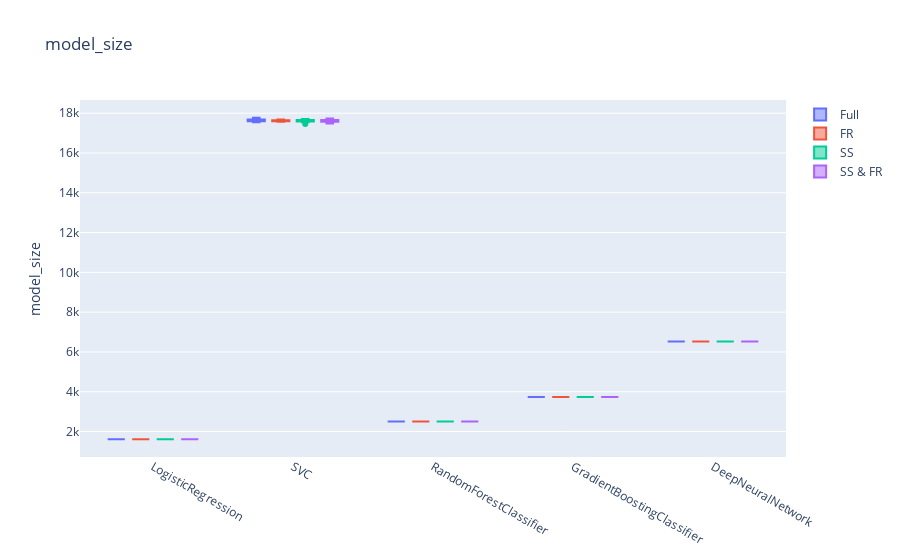

Notebook code cell kept with this figure:
### Code cell
make_plots('model_size')

### Figure 1 — Plotly figure (JSON) as saved in the notebook; plotly's stock layout.template omitted (floating-point values rounded to 4 significant figures)
{"data": [{"name": "Full", "type": "box", "x": ["LogisticRegression", "LogisticRegression", "LogisticRegression", "LogisticRegression", "LogisticRegression", "LogisticRegression", "LogisticRegression", "LogisticRegression", "LogisticRegression", "LogisticRegression", "LogisticRegression", "LogisticRegression", "LogisticRegression", "LogisticRegression", "LogisticRegression", "LogisticRegression", "LogisticRegression", "LogisticRegression", "LogisticRegression", "LogisticRegression", "SVC", "SVC", "SVC", "SVC", "SVC", "SVC", "SVC", "SVC", "SVC", "SVC", "SVC", "SVC", "SVC", "SVC", "SVC", "SVC", "SVC", "SVC", "SVC", "SVC", "RandomForestClassifier", "RandomForestClassifier", "RandomForestClassifier", "RandomForestClassifier", "RandomForestClassifier", "RandomForestClassifier", "RandomForestClassifier", "RandomForestClassifier", "RandomForestClassifier", "RandomForestClassifier", "RandomForestClassifier", "RandomForestClassifier", "RandomForestClassifier", "RandomForestClassifier", "RandomForestClassifier", "RandomForestClassifier", "RandomForestClassifier", "RandomForestClassifier", "RandomForestClassifier", "RandomForestClassifier", "GradientBoostingClassifier", "GradientBoostingClassifier", "GradientBoostingClassifier", "GradientBoostingClassifier", "GradientBoostingClassifier", "GradientBoostingClassifier", "GradientBoostingClassifier", "GradientBoostingClassifier", "GradientBoostingClassifier", "GradientBoostingClassifier", "GradientBoostingClassifier", "GradientBoostingClassifier", "GradientBoostingClassifier", "GradientBoostingClassifier", "GradientBoostingClassifier", "GradientBoostingClassifier", "GradientBoostingClassifier", "GradientBoostingClassifier", "GradientBoostingClassifier", "GradientBoostingClassifier", "DeepNeuralNetwork", "DeepNeuralNetwork", "DeepNeuralNetwork", "DeepNeuralNetwork", "DeepNeuralNetwork", "DeepNeuralNetwork", "DeepNeuralNetwork", "DeepNeuralNetwork", "DeepNeuralNetwork", "DeepNeuralNetwork", "DeepNeuralNetwork", "DeepNeuralNetwork", "DeepNeuralNetwork", "DeepNeuralNetwork", "DeepNeuralNetwork", "DeepNeuralNetwork", "DeepNeuralNetwork", "DeepNeuralNetwork", "DeepNeuralNetwork", "DeepNeuralNetwork"], "y": [1617, 1617, 1617, 1617, 1617, 1617, 1617, 1617, 1617, 1617, 1617, 1617, 1617, 1617, 1617, 1617, 1617, 1617, 1617, 1617, 17598, 17682, 17598, 17570, 17654, 17654, 17682, 17598, 17682, 17598, 17626, 17654, 17598, 17766, 17626, 17542, 17710, 17682, 17710, 17542, 2508, 2508, 2508, 2508, 2508, 2508, 2508, 2508, 2508, 2508, 2508, 2508, 2508, 2508, 2508, 2508, 2508, 2508, 2508, 2508, 3733, 3733, 3733, 3733, 3733, 3733, 3733, 3733, 3733, 3733, 3733, 3733, 3733, 3733, 3733, 3733, 3733, 3733, 3733, 3733, 6521, 6521, 6521, 6521, 6521, 6521, 6521, 6521, 6521, 6521, 6521, 6521, 6521, 6521, 6521, 6521, 6521, 6521, 6521, 6521]}, {"name": "FR", "type": "box", "x": ["LogisticRegression", "LogisticRegression", "LogisticRegression", "LogisticRegression", "LogisticRegression", "LogisticRegression", "LogisticRegression", "LogisticRegression", "LogisticRegression", "LogisticRegression", "LogisticRegression", "LogisticRegression", "LogisticRegression", "LogisticRegression", "LogisticRegression", "LogisticRegression", "LogisticRegression", "LogisticRegression", "LogisticRegression", "LogisticRegression", "SVC", "SVC", "SVC", "SVC", "SVC", "SVC", "SVC", "SVC", "SVC", "SVC", "SVC", "SVC", "SVC", "SVC", "SVC", "SVC", "SVC", "SVC", "SVC", "SVC", "RandomForestClassifier", "RandomForestClassifier", "RandomForestClassifier", "RandomForestClassifier", "RandomForestClassifier", "RandomForestClassifier", "RandomForestClassifier", "RandomForestClassifier", "RandomForestClassifier", "RandomForestClassifier", "RandomForestClassifier", "RandomForestClassifier", "RandomForestClassifier", "RandomForestClassifier", "RandomForestClassifier", "RandomForestClassifier", "RandomForestClassifier", "RandomForestClassifier", "RandomForestClassifier", "RandomForestClassifier", "GradientBoostingClassifier", "GradientBoostingClassifier", "GradientBoostingClassifier", "GradientBoostingClassifier", "GradientBoostingClassifier", "GradientBoostingClassifier", "GradientBoostingClassifier", "GradientBoostingClassifier", "GradientBoostingClassifier", "GradientBoostingClassifier", "GradientBoostingClassifier", "GradientBoostingClassifier", "GradientBoostingClassifier", "GradientBoostingClassifier", "GradientBoostingClassifier", "GradientBoostingClassifier", "GradientBoostingClassifier", "GradientBoostingClassifier", "GradientBoostingClassifier", "GradientBoostingClassifier", "DeepNeuralNetwork", "DeepNeuralNetwork", "DeepNeuralNetwork", "DeepNeuralNetwork", "DeepNeuralNetwork", "DeepNeuralNetwork", "DeepNeuralNetwork", "DeepNeuralNetwork", "DeepNeuralNetwork", "DeepNeuralNetwork", "DeepNeuralNetwork", "DeepNeuralNetwork", "DeepNeuralNetwork", "DeepNeuralNetwork", "DeepNeuralNetwork", "DeepNeuralNetwork", "DeepNeuralNetwork", "DeepNeuralNetwork", "DeepNeuralNetwork", "DeepNeuralNetwork"], "y": [1617, 1617, 1617, 1617, 1617, 1617, 1617, 1617, 1617, 1617, 1617, 1617, 1617, 1617, 1617, 1617, 1617, 1617, 1617, 1617, 17598, 17626, 17626, 17598, 17598, 17570, 17598, 17598, 17682, 17626, 17598, 17654, 17598, 17654, 17654, 17598, 17626, 17682, 17626, 17626, 2508, 2508, 2508, 2508, 2508, 2508, 2508, 2508, 2508, 2508, 2508, 2508, 2508, 2508, 2508, 2508, 2508, 2508, 2508, 2508, 3733, 3733, 3733, 3733, 3733, 3733, 3733, 3733, 3733, 3733, 3733, 3733, 3733, 3733, 3733, 3733, 3733, 3733, 3733, 3733, 6522, 6522, 6522, 6522, 6522, 6522, 6522, 6522, 6522, 6522, 6522, 6522, 6522, 6522, 6522, 6522, 6522, 6522, 6522, 6522]}, {"name": "SS", "type": "box", "x": ["LogisticRegression", "LogisticRegression", "LogisticRegression", "LogisticRegression", "LogisticRegression", "LogisticRegression", "LogisticRegression", "LogisticRegression", "LogisticRegression", "LogisticRegression", "LogisticRegression", "LogisticRegression", "LogisticRegression", "LogisticRegression", "LogisticRegression", "LogisticRegression", "LogisticRegression", "LogisticRegression", "LogisticRegression", "LogisticRegression", "SVC", "SVC", "SVC", "SVC", "SVC", "SVC", "SVC", "SVC", "SVC", "SVC", "SVC", "SVC", "SVC", "SVC", "SVC", "SVC", "SVC", "SVC", "SVC", "SVC", "RandomForestClassifier", "RandomForestClassifier", "RandomForestClassifier", "RandomForestClassifier", "RandomForestClassifier", "RandomForestClassifier", "RandomForestClassifier", "RandomForestClassifier", "RandomForestClassifier", "RandomForestClassifier", "RandomForestClassifier", "RandomForestClassifier", "RandomForestClassifier", "RandomForestClassifier", "RandomForestClassifier", "RandomForestClassifier", "RandomForestClassifier", "RandomForestClassifier", "RandomForestClassifier", "RandomForestClassifier", "GradientBoostingClassifier", "GradientBoostingClassifier", "GradientBoostingClassifier", "GradientBoostingClassifier", "GradientBoostingClassifier", "GradientBoostingClassifier", "GradientBoostingClassifier", "GradientBoostingClassifier", "GradientBoostingClassifier", "GradientBoostingClassifier", "GradientBoostingClassifier", "GradientBoostingClassifier", "GradientBoostingClassifier", "GradientBoostingClassifier", "GradientBoostingClassifier", "GradientBoostingClassifier", "GradientBoostingClassifier", "GradientBoostingClassifier", "GradientBoostingClassifier", "GradientBoostingClassifier", "DeepNeuralNetwork", "DeepNeuralNetwork", "DeepNeuralNetwork", "DeepNeuralNetwork", "DeepNeuralNetwork", "DeepNeuralNetwork", "DeepNeuralNetwork", "DeepNeuralNetwork", "DeepNeuralNetwork", "DeepNeuralNetwork", "DeepNeuralNetwork", "DeepNeuralNetwork", "DeepNeuralNetwork", "DeepNeuralNetwork", "DeepNeuralNetwork", "DeepNeuralNetwork", "DeepNeuralNetwork", "DeepNeuralNetwork", "DeepNeuralNetwork", "DeepNeuralNetwork"], "y": [1617, 1617, 1617, 1617, 1617, 1617, 1617, 1617, 1617, 1617, 1617, 1617, 1617, 1617, 1617, 1617, 1617, 1617, 1617, 1617, 17598, 17570, 17710, 17458, 17626, 17598, 17654, 17598, 17626, 17542, 17598, 17570, 17654, 17570, 17710, 17626, 17654, 17654, 17598, 17598, 2508, 2508, 2508, 2508, 2508, 2508, 2508, 2508, 2508, 2508, 2508, 2508, 2508, 2508, 2508, 2508, 2508, 2508, 2508, 2508, 3733, 3733, 3733, 3733, 3733, 3733, 3733, 3733, 3733, 3733, 3733, 3733, 3733, 3733, 3733, 3733, 3733, 3733, 3733, 3733, 6522, 6522, 6522, 6522, 6522, 6522, 6522, 6522, 6522, 6522, 6522, 6522, 6522, 6522, 6522, 6522, 6522, 6522, 6522, 6522]}, {"name": "SS & FR", "type": "box", "x": ["LogisticRegression", "LogisticRegression", "LogisticRegression", "LogisticRegression", "LogisticRegression", "LogisticRegression", "LogisticRegression", "LogisticRegression", "LogisticRegression", "LogisticRegression", "LogisticRegression", "LogisticRegression", "LogisticRegression", "LogisticRegression", "LogisticRegression", "LogisticRegression", "LogisticRegression", "LogisticRegression", "LogisticRegression", "LogisticRegression", "SVC", "SVC", "SVC", "SVC", "SVC", "SVC", "SVC", "SVC", "SVC", "SVC", "SVC", "SVC", "SVC", "SVC", "SVC", "SVC", "SVC", "SVC", "SVC", "SVC", "RandomForestClassifier", "RandomForestClassifier", "RandomForestClassifier", "RandomForestClassifier", "RandomForestClassifier", "RandomForestClassifier", "RandomForestClassifier", "RandomForestClassifier", "RandomForestClassifier", "RandomForestClassifier", "RandomForestClassifier", "RandomForestClassifier", "RandomForestClassifier", "RandomForestClassifier", "RandomForestClassifier", "RandomForestClassifier", "RandomForestClassifier", "RandomForestClassifier", "RandomForestClassifier", "RandomForestClassifier", "GradientBoostingClassifier", "GradientBoostingClassifier", "GradientBoostingClassifier", "GradientBoostingClassifier", "GradientBoostingClassifier", "GradientBoostingClassifier", "GradientBoostingClassifier", "GradientBoostingClassifier", "GradientBoostingClassifier", "GradientBoostingClassifier", "GradientBoostingClassifier", "GradientBoostingClassifier", "GradientBoostingClassifier", "GradientBoostingClassifier", "GradientBoostingClassifier", "GradientBoostingClassifier", "GradientBoostingClassifier", "GradientBoostingClassifier", "GradientBoostingClassifier", "GradientBoostingClassifier", "DeepNeuralNetwork", "DeepNeuralNetwork", "DeepNeuralNetwork", "DeepNeuralNetwork", "DeepNeuralNetwork", "DeepNeuralNetwork", "DeepNeuralNetwork", "DeepNeuralNetwork", "DeepNeuralNetwork", "DeepNeuralNetwork", "DeepNeuralNetwork", "DeepNeuralNetwork", "DeepNeuralNetwork", "DeepNeuralNetwork", "DeepNeuralNetwork", "DeepNeuralNetwork", "DeepNeuralNetwork", "DeepNeuralNetwork", "DeepNeuralNetwork", "DeepNeuralNetwork"], "y": [1617, 1617, 1617, 1617, 1617, 1617, 1617, 1617, 1617, 1617, 1617, 1617, 1617, 1617, 1617, 1617, 1617, 1617, 1617, 1617, 17654, 17570, 17654, 17486, 17654, 17626, 17570, 17654, 17542, 17542, 17626, 17654, 17570, 17682, 17570, 17598, 17598, 17598, 17738, 17682, 2508, 2508, 2508, 2508, 2508, 2508, 2508, 2508, 2508, 2508, 2508, 2508, 2508, 2508, 2508, 2508, 2508, 2508, 2508, 2508, 3733, 3733, 3733, 3733, 3733, 3733, 3733, 3733, 3733, 3733, 3733, 3733, 3733, 3733, 3733, 3733, 3733, 3733, 3733, 3733, 6522, 6522, 6522, 6522, 6522, 6522, 6522, 6522, 6522, 6522, 6522, 6522, 6522, 6522, 6522, 6522, 6522, 6522, 6522, 6522]}], "layout": {"boxmode": "group", "title": {"text": "model_size"}, "yaxis": {"title": {"text": "model_size"}}}}
